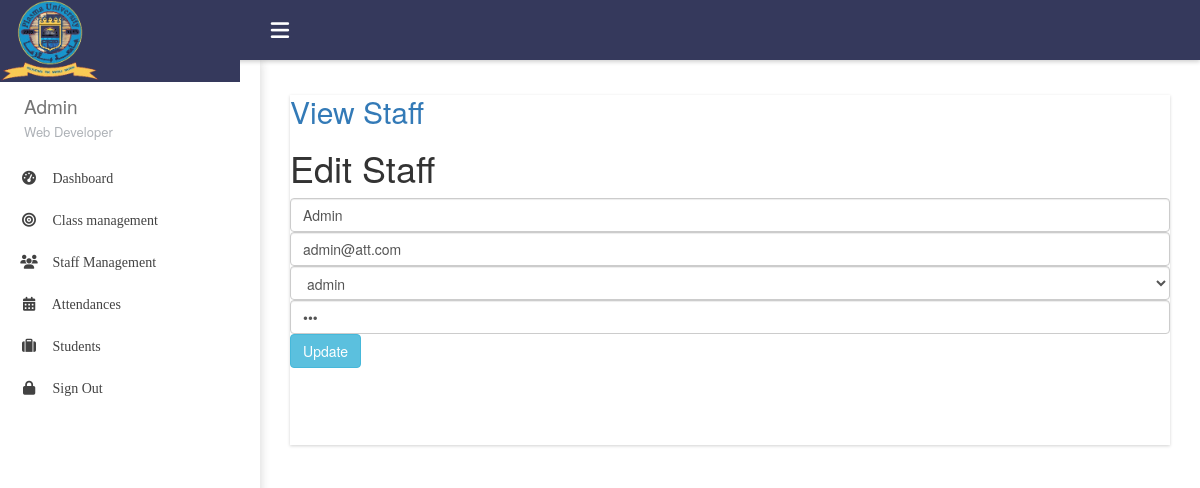
The page /admin/editStaff.php?sId=1 (signed in) on the database its author committed.
### tables this page shows
CREATE TABLE `staff` (
  `id` int(11) NOT NULL,
  `name` varchar(60) NOT NULL,
  `email` varchar(30) NOT NULL,
  `password` varchar(20) NOT NULL,
  `role` varchar(10) NOT NULL,
  `status` int(11) NOT NULL DEFAULT 0
);

### admin/editStaff.php (the view, shortened to what this page needs)
<?php include 'includes/top.php';
include 'includes/sidebar.php'; ?>
<section id="main-content">
    <section class="wrapper main-wrapper row">
        <div class="col-md-12">
            <section class="box">
                <h2> <a href="viewStaff.php">View Staff</a></h2>
                <div class="card">
                    <div class="card-header">
                        <h1>Edit Staff</h1>
                    </div>
                    <div class="card-body">
                        <?php
                        include 'includes/connection.php';
                        if (isset($_GET['sId'])) {
                            $sId = $_GET['sId'];
                            $sql = "SELECT * FROM staff WHERE id='$sId'";
                            $q = mysqli_query($conn, $sql);
                            $r = mysqli_fetch_assoc($q);
                        }
                        ?>
                        <form method="post" action="backend/staff.php">
                            <input type="text" class="form-control" placeholder="Full name" name="name" value="<?php echo  $r['name']; ?>">
                            <input type="text" class="form-control" placeholder="Email address" name="email" value="<?php echo  $r['email']; ?>">
                            <select class="form-control" name="role" required>
                                <option selected>
                                    <?php echo  $r['role']; ?>
                                </option>
                            </select>
                            <input type="password" class="form-control" placeholder="Password" name="pass" value="<?php echo  $r['password']; ?>">
                            <button class="btn btn-info" name="btnUpdate">Update </button>
                        </form>
                    </div>
                </div>
            </section>
        </div>
    </section>
</section>

### admin/css/dashboard.css (style rules this page uses)
.page-topbar, .logo-area, .logo-area, #main-content, .logo-icon, .wraplist, .page-sidebar, .profile-info, .profile-image, .profile-details, .menu-title, .profile-image a img { -webkit-transition: 600ms; -moz-transition: 600ms; -o-transition: 600ms; transition: 600ms; }
#main-content { margin-left: 260px; display: block; }
.main-wrapper { margin-top: 60px; display: inline-block; width: 100%; padding: 15px 15px 0 15px; margin-left: 0px; margin-right: 0px; }
section.box { background-color: #ffffff; margin: 15px 0; min-height: 350px; box-shadow: 0 1px 3px rgba(33, 33, 33, .2); -webkit-box-shadow: 0 1px 3px rgba(33, 33, 33, .2); -moz-box-shadow: 0 1px 3px rgba(33, 33, 33, .2); -o-box-shadow: 0 1px 3px rgba(33, 33, 33, .2); -ms-box-shadow: 0 1px 3px rgba(33, 33, 33, .2); }

### rows shown on the page
staff: name "Admin", email "admin@att.com", role "admin"

### other values the page prints
$_SESSION['userName'] "Admin"
